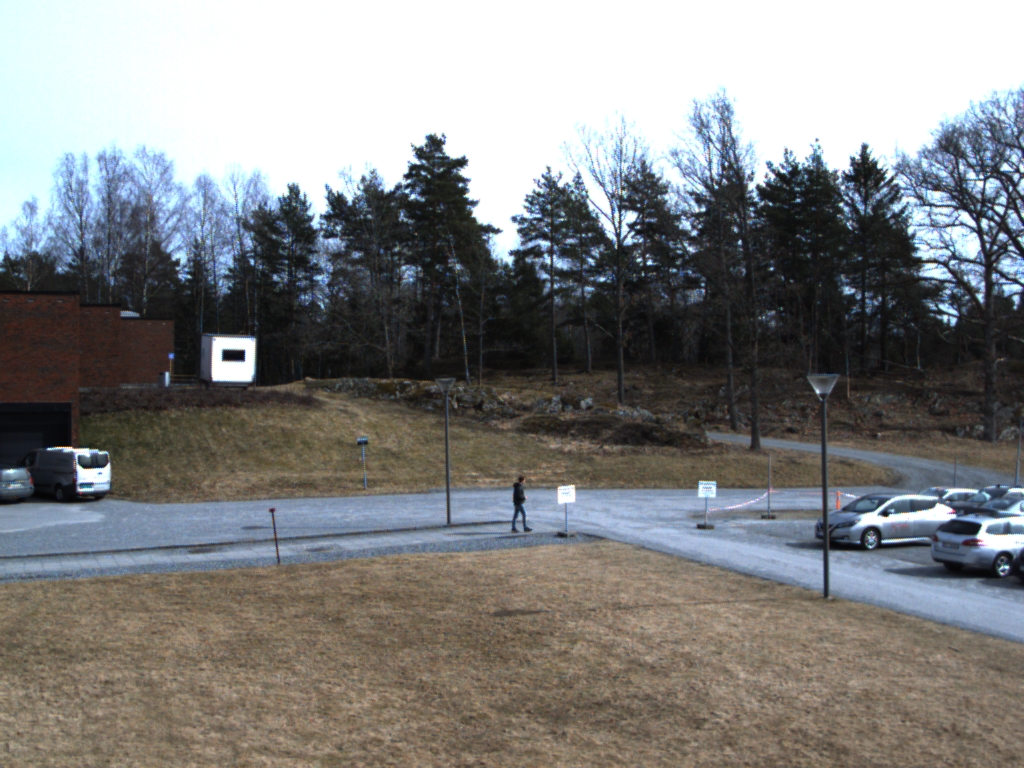
#> input picture Document/new.jpg, 1024 x 768 px
$ python image_analysis_step_by_step.py   (older library calls are emulated)
#> lines starting #> are read from the running program, lines starting #| are printed output that depends on the picture; after the words box and inside, x2 and y2 are one past the last pixel; in counts of white or black regions, pixels touching at a corner belong together
#!/usr/bin/env python3

import cv2
import numpy as np

frame = cv2.imread("new.jpg")
#> frame is the input picture: shape (768, 1024, 3); mean B, G, R 128.7, 128.9, 128.6
old = cv2.imread("old.jpg")
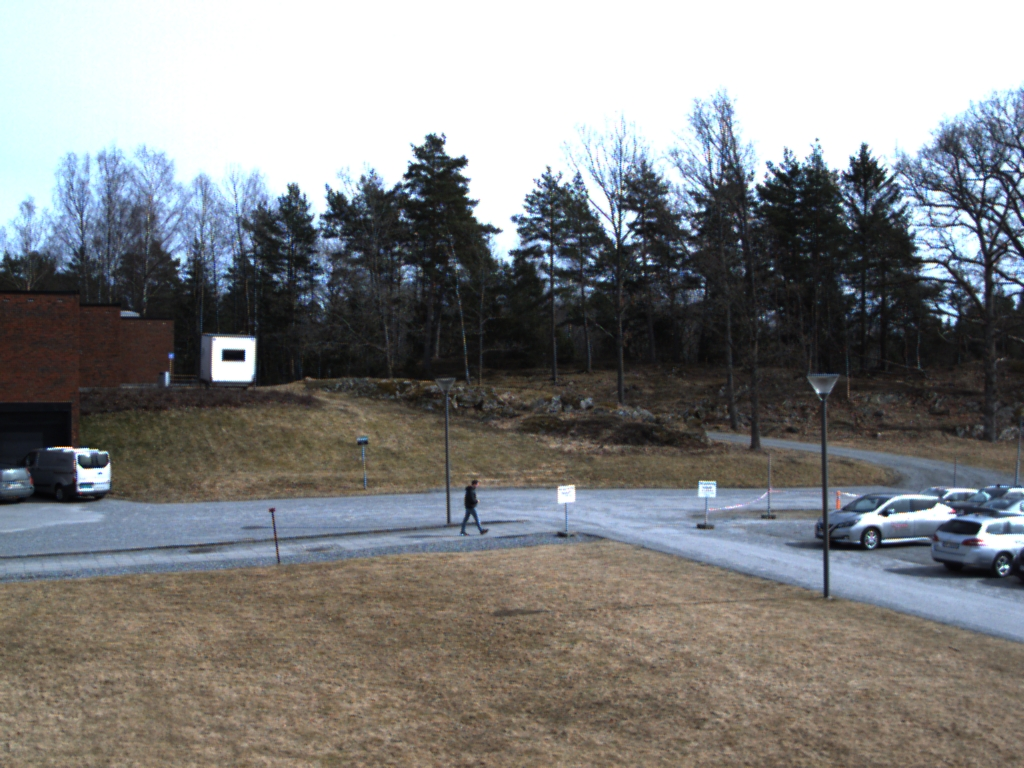
#> input picture dokument/old.jpg, 1024 x 768 px, found by its file name
#> old is the input picture: shape (768, 1024, 3); mean B, G, R 128.7, 128.9, 128.6

### Maske
mask = cv2.imread("mask.png")
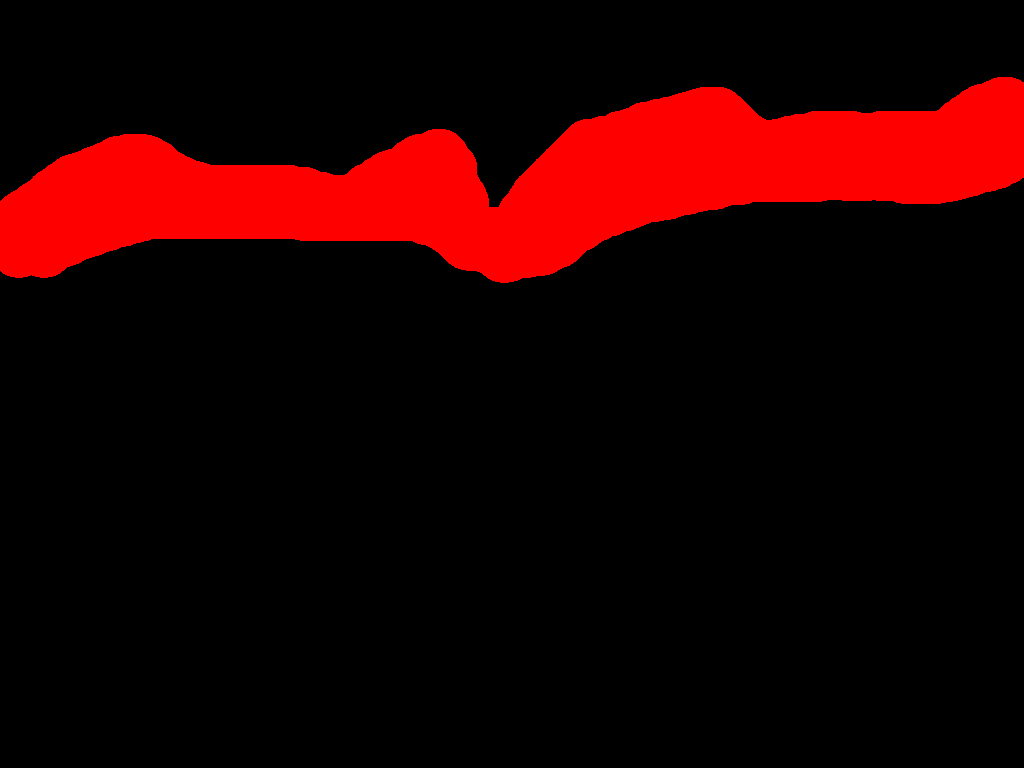
#> input picture Document/mask.png, 1024 x 768 px
#> mask is the input picture: shape (768, 1024, 3); mean B, G, R 0, 0, 33.3
grayMask = cv2.cvtColor(mask, cv2.COLOR_BGR2GRAY)
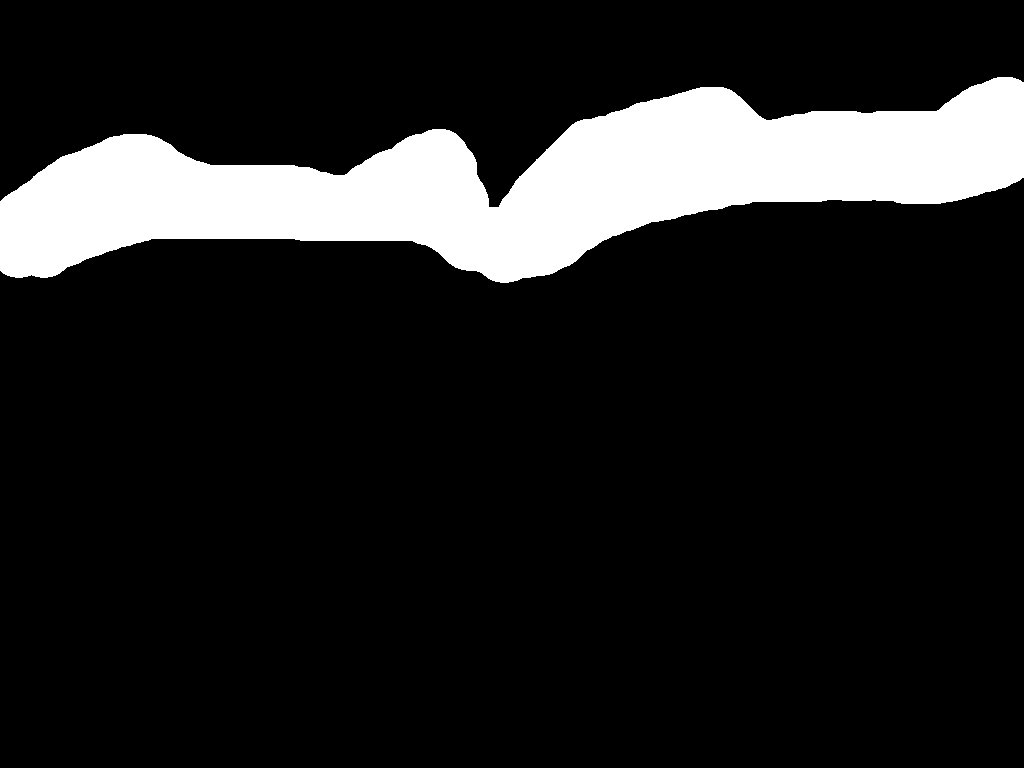
#> grayMask: shape (768, 1024); values 0 (black) and 76 (white), 13.1% white; 1 white region, box (x1, y1, x2, y2) and area: (0, 77, 1024, 283) 102830
retvalMask, thresholdMask = cv2.threshold(grayMask, 0, 255, cv2.THRESH_BINARY_INV)
###

grayOld = cv2.cvtColor(old, cv2.COLOR_BGR2GRAY)
cv2.imwrite("bilder/grayOld.jpg", grayOld, [int(cv2.IMWRITE_JPEG_QUALITY), 100])

grayOld = cv2.GaussianBlur(grayOld, (3, 3), 0)
cv2.imwrite("bilder/blurOld.jpg", grayOld, [int(cv2.IMWRITE_JPEG_QUALITY), 100])

gray = cv2.cvtColor(frame, cv2.COLOR_BGR2GRAY)
cv2.imwrite("bilder/gray.jpg", gray, [int(cv2.IMWRITE_JPEG_QUALITY), 100])

gray = cv2.GaussianBlur(gray, (3, 3), 0)
cv2.imwrite("bilder/blur.jpg", gray, [int(cv2.IMWRITE_JPEG_QUALITY), 100])

frameDelta = cv2.absdiff(grayOld, gray)
cv2.imwrite("bilder/forskjell.jpg", frameDelta, [int(cv2.IMWRITE_JPEG_QUALITY), 100])

thresh = cv2.threshold(frameDelta, 25, 255, cv2.THRESH_BINARY)[1]
#> thresh: shape (768, 1024); 0.36% white; 232 white regions (214 under 20 px), largest, box (x1, y1, x2, y2) and area: (460, 476, 533, 535) 1270, (401, 535, 444, 539) 122, (19, 201, 30, 215) 69
cv2.imwrite("bilder/threshold.jpg", thresh, [int(cv2.IMWRITE_JPEG_QUALITY), 100])

thresh = cv2.bitwise_and(thresh, thresholdMask)
#> thresh: shape (768, 1024); 0.2% white; 26 white regions (22 under 20 px), largest, box (x1, y1, x2, y2) and area: (460, 476, 533, 535) 1270, (401, 535, 444, 539) 122, (941, 316, 945, 327) 33, (468, 532, 479, 535) 28
cv2.imwrite("bilder/thresholdMedMaske.jpg", thresh, [int(cv2.IMWRITE_JPEG_QUALITY), 100])

thresh = cv2.dilate(thresh, None, iterations=2)
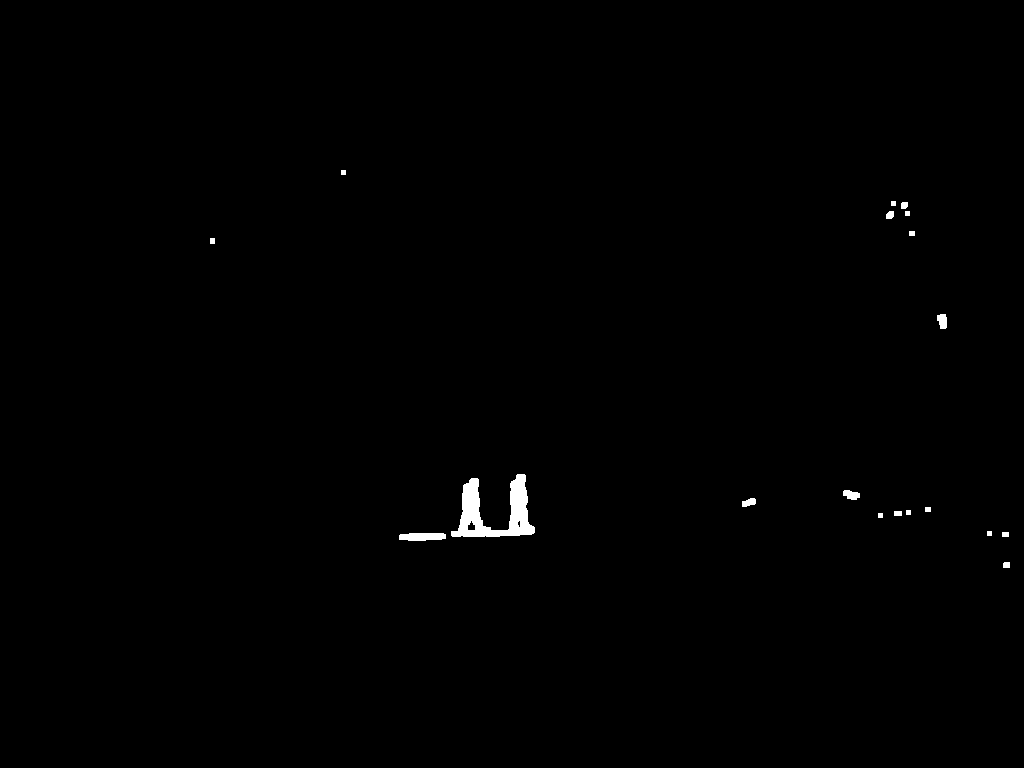
#> thresh: shape (768, 1024); 0.44% white; 19 white regions
cv2.imwrite("bilder/thresholdDilate.jpg", thresh, [int(cv2.IMWRITE_JPEG_QUALITY), 100])

_, contours, _ = cv2.findContours(thresh.copy(), cv2.RETR_EXTERNAL, cv2.CHAIN_APPROX_SIMPLE)
#> contours = 19 contours, 6 with area under 20; largest, box (x1, y1, x2, y2) and area: (451, 474, 535, 537) 2234, (399, 533, 446, 541) 279, (937, 314, 947, 329) 102, (843, 490, 860, 500) 100, (742, 498, 756, 507) 72

contourList = []
for contour in contours:
	if cv2.contourArea(contour) < 200: #or cv2.contourArea(contour) > 500:
		continue

	(x, y), radius = cv2.minEnclosingCircle(contour)
	cv2.circle(frame, (int(x), int(y)), int(radius), (0, 0, 255), 2)
	contourList.append(contour)
#> this loop made 19 passes
#> contour on passes 3, 4, 5, 6, 7, 8, 13, 14, 15, 18, 19: [[1002, 532], [1002, 536], [1008, 536], [1008, 532]], [[987, 531], [987, 535], [991, 535], [991, 531]], [[878, 513], [878, 517], [882, 517], [882, 513]], [[894, 511], [894, 515], [901, 515], [901, 511]], [[906, 510], [906, 514], [910, 514], [910, 510]], [[925, 507], [925, 511], [930, 511], [930, 507]], [[210, 238], [210, 243], [214, 243], [214, 238]], [[909, 231], [909, 235], [914, 235], [914, 231]], [[905, 211], [905, 215], [909, 215], [909, 211]], [[891, 201], [891, 205], [895, 205], [895, 201]], [[341, 170], [341, 174], [345, 174], [345, 170]]
#> (x, y, radius) on passes 2, 11: (422, 536.5, 23.14), (491.6, 509.4, 48)
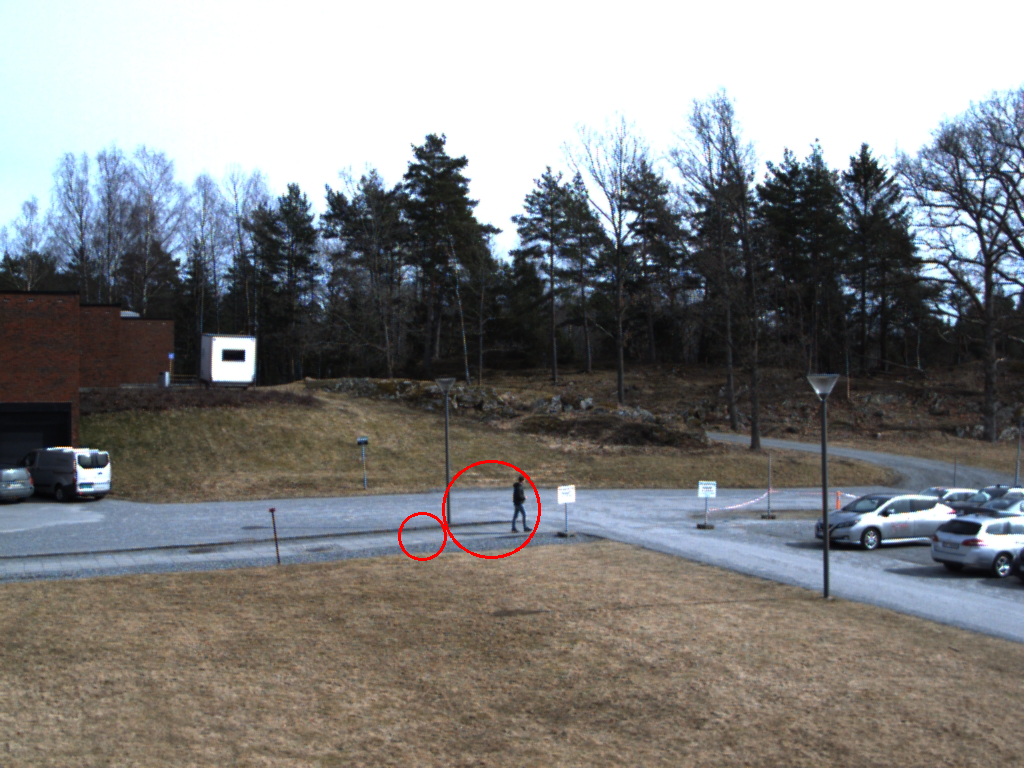
#> frame: shape (768, 1024, 3); 0.17% of pixels changed, all inside (x1, y1, x2, y2) = (398, 460, 541, 561)
#> after the loop, contourList = 2 contours; box (x1, y1, x2, y2) and area: (451, 474, 535, 537) 2234, (399, 533, 446, 541) 279

cv2.imwrite("bilder/markert.jpg", frame, [int(cv2.IMWRITE_JPEG_QUALITY), 100])
